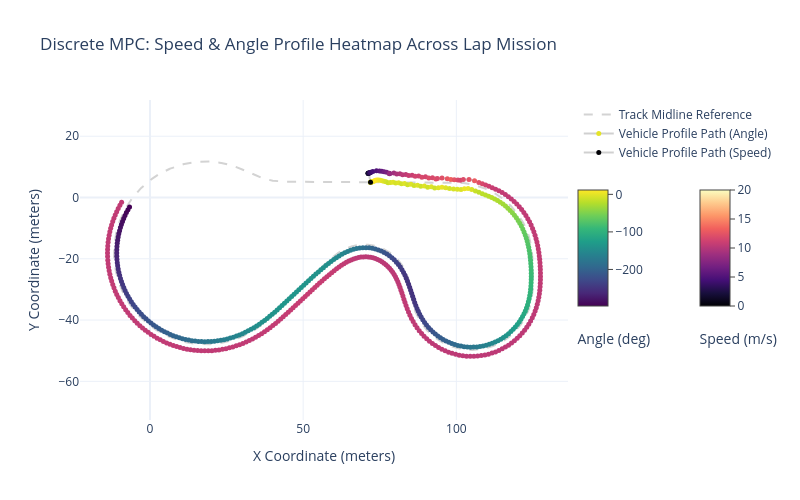

The notebook cell saved with this chart:
### Markdown cell above
4. PLOT RESULTS

### Code cell
PlotMPCTracksPLY(x_history, y_history, x_history2, y_history2,
                  psi_history, v_history, x_mid=x_mid, y_mid=y_mid)

### Figure 1 — Plotly figure (JSON) as saved in the notebook; plotly's stock layout.template omitted (floating-point values rounded to 4 significant figures; data arrays with more than 128 entries replaced by an {"elided": "..."} marker saying what was removed)
{"data": [{"line": {"color": "lightgray", "dash": "dash", "width": 2}, "mode": "lines", "name": "Track Midline Reference", "type": "scatter", "x": {"elided": "5000 float values"}, "y": {"elided": "5000 float values"}}, {"hoverinfo": "text+x+y", "line": {"color": "rgba(100,100,100,0.3)", "width": 2}, "marker": {"cmax": 11.59, "cmin": -297.3, "color": {"elided": "276 float values"}, "colorbar": {"len": 0.5, "ticks": "outside", "title": {"side": "bottom", "text": "Angle (deg)"}, "x": 1, "y": 0.5, "yanchor": "middle"}, "colorscale": [[0, "#440154"], [0.1111, "#482878"], [0.2222, "#3e4989"], [0.3333, "#31688e"], [0.4444, "#26828e"], [0.5556, "#1f9e89"], [0.6667, "#35b779"], [0.7778, "#6ece58"], [0.8889, "#b5de2b"], [1, "#fde725"]], "showscale": true, "size": 5}, "mode": "lines+markers", "name": "Vehicle Profile Path (Angle)", "text": {"elided": "276 str values"}, "type": "scatter", "x": {"elided": "276 float values"}, "y": {"elided": "276 float values"}}, {"hoverinfo": "text+x+y", "line": {"color": "rgba(100,100,100,0.3)", "width": 2}, "marker": {"cmax": 20, "cmin": 0, "color": {"elided": "276 float values"}, "colorbar": {"len": 0.5, "ticks": "outside", "title": {"side": "bottom", "text": "Speed (m/s)"}, "x": 1.25, "y": 0.5, "yanchor": "middle"}, "colorscale": [[0, "#000004"], [0.1111, "#180f3d"], [0.2222, "#440f76"], [0.3333, "#721f81"], [0.4444, "#9e2f7f"], [0.5556, "#cd4071"], [0.6667, "#f1605d"], [0.7778, "#fd9668"], [0.8889, "#feca8d"], [1, "#fcfdbf"]], "showscale": true, "size": 5}, "mode": "lines+markers", "name": "Vehicle Profile Path (Speed)", "text": {"elided": "276 str values"}, "type": "scatter", "x": {"elided": "276 float values"}, "y": {"elided": "276 float values"}}], "layout": {"height": 500, "legend": {"x": 1.02, "xanchor": "left", "y": 1, "yanchor": "top"}, "showlegend": true, "title": {"text": "Discrete MPC: Speed & Angle Profile Heatmap Across Lap Mission"}, "width": 800, "xaxis": {"title": {"text": "X Coordinate (meters)"}}, "yaxis": {"scaleanchor": "x", "scaleratio": 1, "title": {"text": "Y Coordinate (meters)"}}}}
